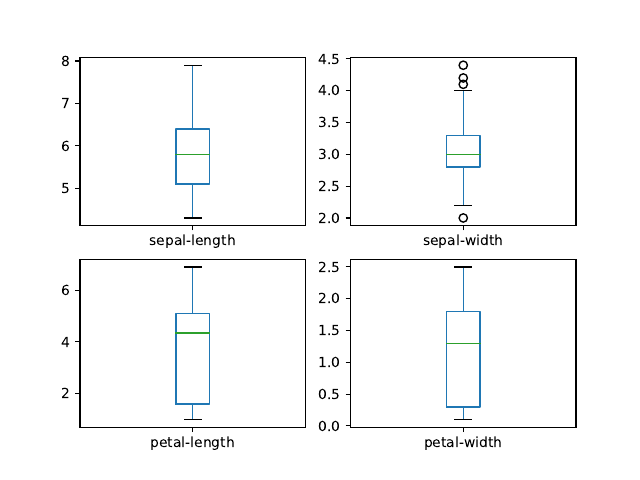

This figure's Python source:
'''
Your First Machine Learning Project in Python Step-By-Step
----------------------------------------------------------
http://machinelearningmastery.com/machine-learning-in-python-step-by-step/
'''
# Load libraries
import pandas
from pandas.tools.plotting import scatter_matrix
import matplotlib as mpl
mpl.use('PDF')
import matplotlib.pyplot as plt
from matplotlib.backends.backend_pdf import PdfPages
from sklearn import model_selection
from sklearn.metrics import classification_report
from sklearn.metrics import confusion_matrix
from sklearn.metrics import accuracy_score
from sklearn.linear_model import LogisticRegression
from sklearn.tree import DecisionTreeClassifier
from sklearn.neighbors import KNeighborsClassifier
from sklearn.discriminant_analysis import LinearDiscriminantAnalysis
from sklearn.naive_bayes import GaussianNB
from sklearn.svm import SVC

pp = PdfPages('iris_data.pdf')

# Load dataset
url = "https://archive.ics.uci.edu/ml/machine-learning-databases/iris/iris.data"
names = ['sepal-length', 'sepal-width', 'petal-length', 'petal-width', 'class']
dataset = pandas.read_csv(url, names=names)

# shape
print(dataset.shape)

# head
print(dataset.head(20))

# descriptions
print(dataset.describe())

# class distribution
print(dataset.groupby('class').size())

# box and whisker plots
dataset.plot(kind='box', subplots=True, layout=(2,2), sharex=False, sharey=False)
# plt.show()
plt.savefig(pp, format='pdf')

# histograms
dataset.hist()
# plt.show()
plt.savefig(pp, format='pdf')

# scatter plot matrix
scatter_matrix(dataset)
# plt.show()
plt.savefig(pp, format='pdf')

# Split-out validation dataset
array = dataset.values
X = array[:,0:4]
Y = array[:,4]
validation_size = 0.20
seed = 7
X_train, X_validation, Y_train, Y_validation = model_selection.train_test_split(X, Y, test_size=validation_size, random_state=seed)

# Test options and evaluation metric
seed = 7
scoring = 'accuracy'

# Spot Check Algorithms
models = []
models.append(('LR', LogisticRegression()))
models.append(('LDA', LinearDiscriminantAnalysis()))
models.append(('KNN', KNeighborsClassifier()))
models.append(('CART', DecisionTreeClassifier()))
models.append(('NB', GaussianNB()))
models.append(('SVM', SVC()))
# evaluate each model in turn
results = []
names = []
for name, model in models:
    kfold = model_selection.KFold(n_splits=10, random_state=seed)
    cv_results = model_selection.cross_val_score(model, X_train, Y_train, cv=kfold, scoring=scoring)
    results.append(cv_results)
    names.append(name)
    msg = "%s: %f (%f)" % (name, cv_results.mean(), cv_results.std())
    print(msg)

# Compare Algorithms
fig = plt.figure()
fig.suptitle('Algorithm Comparison')
ax = fig.add_subplot(111)
plt.boxplot(results)
ax.set_xticklabels(names)
# plt.show()
plt.savefig(pp, format='pdf')

# Make predictions on validation dataset
knn = KNeighborsClassifier()
knn.fit(X_train, Y_train)
predictions = knn.predict(X_validation)
print(accuracy_score(Y_validation, predictions))
print(confusion_matrix(Y_validation, predictions))
print(classification_report(Y_validation, predictions))

pp.close()

